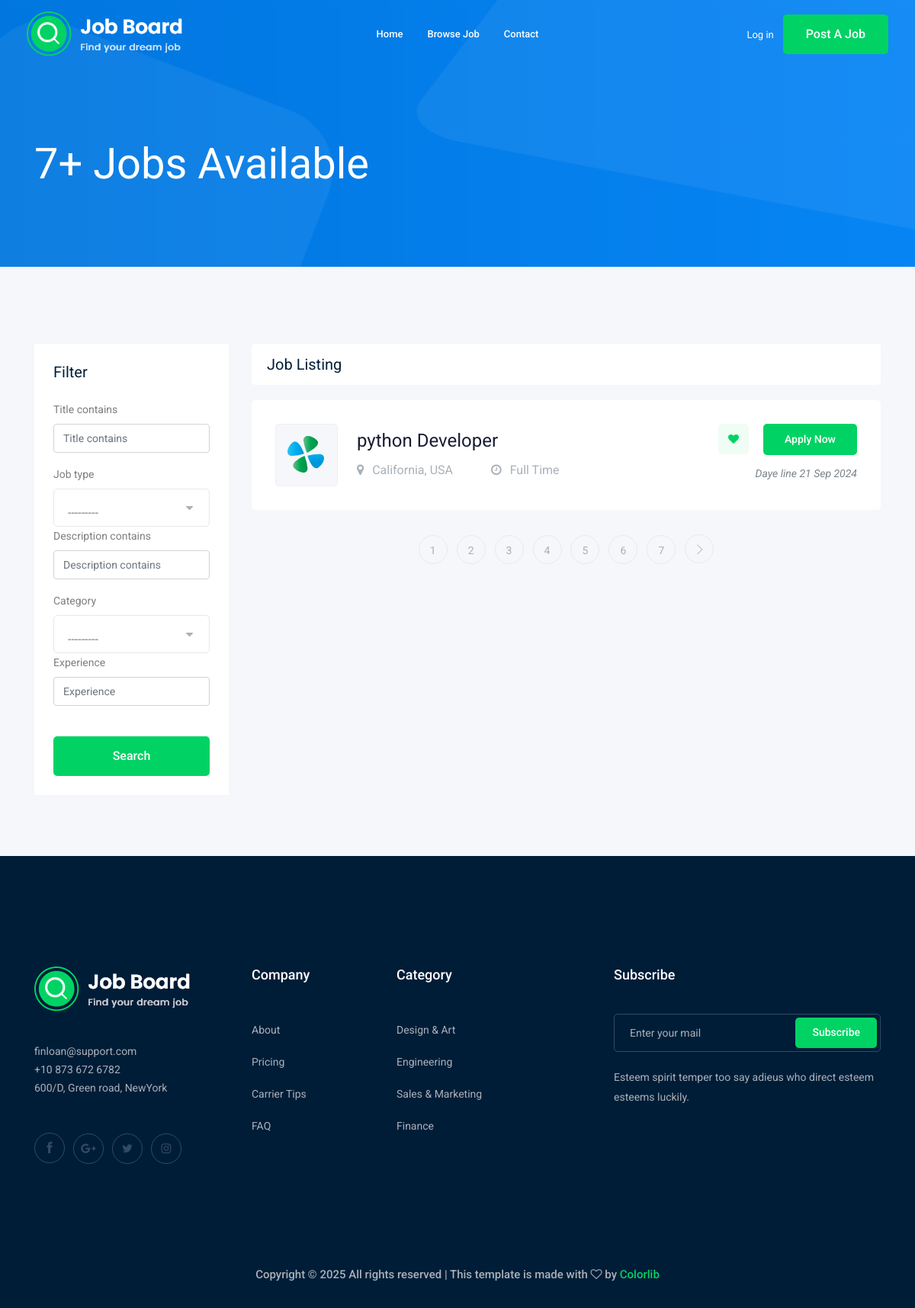
Screenshot of /jobs/ with the database file from the repository.
### job/models.py (models this page shows, shortened)
class Job(models.Model):
    owner = models.ForeignKey(User, on_delete=models.CASCADE)
    title = models.CharField(max_length=100)
    job_type = models.CharField(max_length=15,choices=JOB_TYPE)
    description =models.TextField(max_length=1000)
    published_at = models.DateTimeField(auto_now=True)
    Vacancy = models.IntegerField(default=1)
    salary = models.IntegerField(default=0)
    category = models.ForeignKey("Category",on_delete=models.CASCADE)
    experience = models.IntegerField(default=0)
    image = models.ImageField(upload_to=image_upload)
    slug = models.SlugField(blank=True, null=True)
    def __str__(self):
        return self.title

### job/views.py (the view)
# urls.py: path('',views.job_list,name='job_list'),
def job_list(request):
    job_list = models.Job.objects.all()
    myfilter = JobFilter(request.GET,queryset=job_list)
    job_list = myfilter.qs
    paginator = Paginator(job_list, 1)
    page_number = request.GET.get("page")
    page_obj = paginator.get_page(page_number)
    context = {"jobs":page_obj,'tot_job':job_list,'myfilter':myfilter}
    return render(request,"job/job_list.html",context)

### job/models.py (called while the page is built)
    def __str__(self):
        return self.name

### job/templates/job/job_list.html (shortened to what this page needs)
{% extends "base.html" %}
{% load bootstrap4 %}
{% block body %}
    <div class="bradcam_area bradcam_bg_1">
        <div class="container">
            <div class="row">
                <div class="col-xl-12">
                    <div class="bradcam_text">
                        <h3>{{tot_job.count}}+ Jobs Available</h3>
                    </div>
                </div>
            </div>
        </div>
    </div>
    <div class="job_listing_area plus_padding">
        <div class="container">
            <div class="row">
                <div class="col-lg-3">
                    <div class="job_filter white-bg">
                        <div class="form_inner white-bg">
                            <h3>Filter</h3>
                            <form method="get">
                                {% bootstrap_form myfilter.form %}
                                <input type="submit" value="Search" class="boxed-btn3 w-100 mt-4">
                            </form>
                        </div>
                    </div>
                </div>
                <div class="col-lg-9">
                    <div class="recent_joblist_wrap">
                        <div class="recent_joblist white-bg ">
                            <div class="row align-items-center">
                                <div class="col-md-6">
                                    <h4>Job Listing</h4>
                                </div>
                                <div class="col-md-6">
                                </div>
                            </div>
                        </div>
                    </div>
                    <div class="job_lists m-0">
                        <div class="row">
                        {% for job in jobs %}
                            <div class="col-lg-12 col-md-12">
                                <div class="single_jobs white-bg d-flex justify-content-between">
                                    <div class="jobs_left d-flex align-items-center">
                                        <div class="thumb">
                                            <img src="img/svg_icon/1.svg" alt="">
                                        </div>
                                        <div class="jobs_conetent">
                                            <a href=  "{% url 'job:job_detail' job.slug %} "><h4>{{job}}</h4></a>
                                            <div class="links_locat d-flex align-items-center">
                                                <div class="location">
                                                    <p> <i class="fa fa-map-marker"></i> California, USA</p>
                                                </div>
                                                <div class="location">
                                                    <p> <i class="fa fa-clock-o"></i> {{job.job_type}}</p>
                                                </div>
                                            </div>
                                        </div>
                                    </div>
                                    <div class="jobs_right">
                                        <div class="apply_now">
                                            <a class="heart_mark" href="#"> <i class="fa fa-heart"></i> </a>
                                            <a href="{% url 'job:job_detail' job.slug %} " class="boxed-btn3">Apply Now</a>
                                        </div>
                                        <div class="date">
                                            <p>Daye line {{job.published_at|date:"d M o"}}</p>
                                        </div>
                                    </div>
                                </div>
                            </div>
                        {% endfor %}
                        </div>
                        {% if jobs.has_other_pages %}
                            <div class="row">
                                <div class="col-lg-12">
                                    <div class="pagination_wrap">
                                        <ul>
                                            {% for i in jobs.paginator.page_range %}
                                                <li><a href="?page={{i}}"><span>{{i}}</span></a></li>
                                            {% endfor %}
                                            {% if jobs.has_next %}
                                                <li><a href="?page={{jobs.next_page_number}}"> <i class="ti-angle-right"></i> </a></li>
                                            {% endif %}
                                        </ul>
                                    </div>
                                </div>
                            </div>
                        {% endif %}
                    </div>
                </div>
            </div>
        </div>
    </div>
 {% endblock body %}

### rows the page displays
Job: title "python Developer", job_type "Full Time", published_at "21 Sep 2024"

### other values shown
{{ tot_job.count }} "7"
{{ i }} "1" "2" "3" "4" "5" "6" "7"
